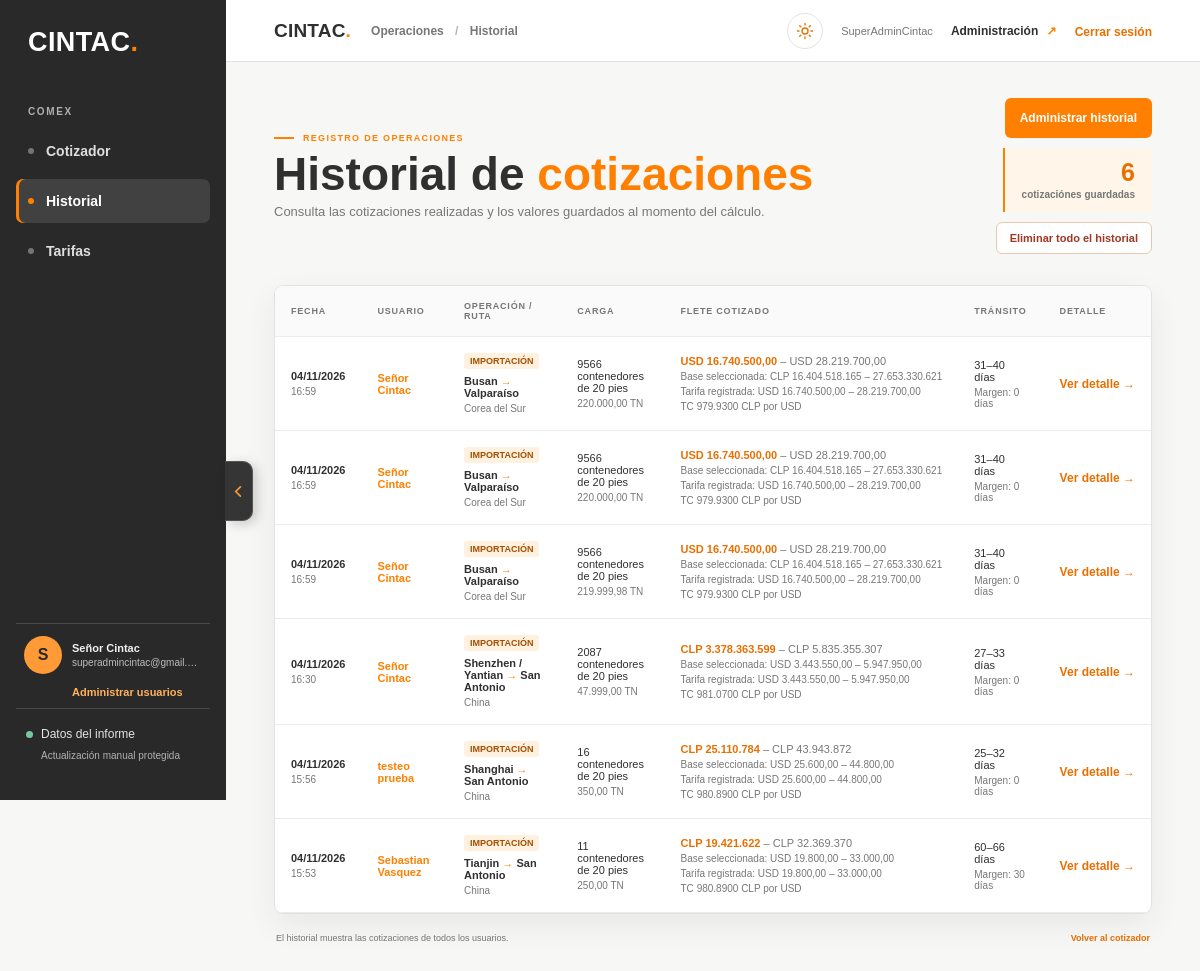
Page /historial/ (signed in) on the committed database.
### cotizador/models.py (models this page shows, shortened)
class QuoteHistory(models.Model):
    OPERATION_CHOICES = FreightRate.OPERATION_CHOICES
    user = models.ForeignKey(
        settings.AUTH_USER_MODEL,
        on_delete=models.CASCADE,
        related_name="quote_history",
    )
    rate = models.ForeignKey(
        FreightRate,
        on_delete=models.SET_NULL,
        related_name="saved_quotes",
        null=True,
        blank=True,
    )
    created_at = models.DateTimeField(auto_now_add=True)
    operation = models.CharField(max_length=6, choices=OPERATION_CHOICES)
    origin_port = models.CharField(max_length=120)
    origin_country = models.CharField(max_length=80)
    destination = models.CharField(max_length=120)
    carrier = models.CharField(max_length=120, blank=True)
    container_size = models.CharField(max_length=2)
    weight = models.DecimalField(max_digits=20, decimal_places=6)
    weight_unit = models.CharField(max_length=3)
    tonnes = models.DecimalField(max_digits=20, decimal_places=6)
    container_quantity = models.PositiveIntegerField()
    margin_days = models.PositiveIntegerField(default=0)
    source_currency = models.CharField(max_length=3)
    currency = models.CharField(max_length=3)
    exchange_rate = models.DecimalField(max_digits=18, decimal_places=4, null=True, blank=True)
    source_amount = models.DecimalField(max_digits=20, decimal_places=2, null=True, blank=True)
    source_amount_max = models.DecimalField(max_digits=20, decimal_places=2, null=True, blank=True)
    rate_currency = models.CharField(max_length=3, blank=True)
    rate_amount = models.DecimalField(max_digits=20, decimal_places=2, null=True, blank=True)
    rate_amount_max = models.DecimalField(max_digits=20, decimal_places=2, null=True, blank=True)
    amount = models.DecimalField(max_digits=20, decimal_places=2)
    amount_max = models.DecimalField(max_digits=20, decimal_places=2, null=True, blank=True)
    base_days = models.PositiveIntegerField()
    base_days_max = models.PositiveIntegerField(null=True, blank=True)
    total_days = models.PositiveIntegerField()
    total_days_max = models.PositiveIntegerField(null=True, blank=True)
    details = models.JSONField(default=dict, blank=True)
    class Meta:
        ordering = ["-created_at", "-pk"]
        constraints = [
            models.CheckConstraint(
                condition=models.Q(operation="import"),
                name="quotehistory_import_only",
            )
        ]

### cotizador/views.py (the view)
# urls.py: path('historial/', quote_history, name='quote_history'),
@never_cache
@login_required
def quote_history(request):
    history = QuoteHistory.objects.select_related("user")
    if not can_view_all_quotes(request.user):
        history = history.filter(user=request.user)
    page = Paginator(
        history,
        20,
    ).get_page(request.GET.get("page"))
    return render(
        request,
        "cotizador/history.html",
        {
            "page_obj": page,
            "quote_rows": [
                {
                    "quote": quote,
                    "amount": format_amount(quote.amount, quote.currency),
                    "amount_max": format_amount(quote.amount_max, quote.currency) if quote.amount_max is not None else "",
                    "source_amount": (
                        format_amount(quote.source_amount, quote.source_currency)
                        if quote.source_amount is not None
                        else ""
                    ),
                    "source_amount_max": (
                        format_amount(quote.source_amount_max, quote.source_currency)
                        if quote.source_amount_max is not None
                        else ""
                    ),
                    "rate_amount": format_amount(quote.rate_amount, quote.rate_currency)
                    if quote.rate_amount is not None
                    else "",
                    "rate_amount_max": format_amount(quote.rate_amount_max, quote.rate_currency)
                    if quote.rate_amount_max is not None
                    else "",
                    "tonnes": format_amount(quote.tonnes),
                    "detail_url": reverse("quote_history_detail", args=(quote.pk,)),
                }
                for quote in page.object_list
            ],
            "total_quotes": page.paginator.count,
            "can_manage_history": can_view_all_quotes(request.user),
            "can_clear_history": is_user_manager(request.user),
        },
    )

### cotizador/permissions.py (called while the page is built)
def is_tariff_admin(user):
    return user.is_authenticated and (
        user.is_superuser or user.groups.filter(name=TARIFF_ADMIN_GROUP).exists()
    )

def can_view_all_quotes(user):
    return is_tariff_admin(user)

def is_user_manager(user):
    return (
        user.is_authenticated
        and user.get_username() == USER_MANAGER_USERNAME
        and is_tariff_admin(user)
    )

### cotizador/services.py (called while the page is built)
def format_amount(amount, currency=None):
    if currency == "CLP":
        amount = Decimal(amount).quantize(Decimal("1"), rounding=ROUND_HALF_UP)
        formatted = f"{amount:,.0f}"
    else:
        formatted = f"{Decimal(amount):,.2f}"
    return formatted.translate(str.maketrans({",": ".", ".": ","}))

### cotizador/templates/cotizador/history.html (shortened to what this page needs)
{% load static %}
<!doctype html>
<html lang="es">
<head>
  <link rel="stylesheet" href="{% static 'cotizador/app.css' %}?v=14">
</head>
<body>
  <div class="shell">
    <aside class="rail">
      <a class="wordmark" href="{% url 'quote' %}" aria-label="CINTAC, inicio">CINTAC<span>.</span></a>
      <div class="rail-label">COMEX</div>
      <nav id="primary-navigation" aria-label="Navegación principal">
        <a class="nav-link" href="{% url 'quote' %}" title="Cotizador"><span class="nav-mark" aria-hidden="true"></span><span class="nav-label">Cotizador</span></a>
        <a class="nav-link active" href="{% url 'quote_history' %}" aria-current="page" title="Historial"><span class="nav-mark" aria-hidden="true"></span><span class="nav-label">Historial</span></a>
        <a class="nav-link" href="{% url 'rates' %}" title="Tarifas"><span class="nav-mark" aria-hidden="true"></span><span class="nav-label">Tarifas</span></a>
      </nav>
      {% include "cotizador/_profile_link.html" %}
      <div class="rail-foot"><span class="status-dot"></span>Datos del informe<br><small>Actualización manual protegida</small></div>
    </aside>
    <button class="rail-toggle" type="button" aria-controls="primary-navigation" aria-expanded="true" aria-label="Ocultar menú" title="Ocultar menú">
      <svg viewBox="0 0 16 16" aria-hidden="true"><path d="m10 3-5 5 5 5" /></svg>
    </button>
    <main class="main-area">
      <header class="topbar">
        <div class="topbar-start">
          <a class="topbar-brand" href="{% url 'quote' %}" aria-label="CINTAC, inicio">CINTAC<span>.</span></a>
          <div class="breadcrumb">Operaciones <span>/</span> Historial</div>
        </div>
        <div class="account-controls">
          <button class="theme-toggle" type="button" aria-pressed="false" aria-label="Activar modo oscuro" title="Activar modo oscuro">
            <svg class="theme-icon theme-icon-sun" viewBox="0 0 24 24" aria-hidden="true"><circle cx="12" cy="12" r="4" /><path d="M12 2v2m0 16v2M4.93 4.93l1.42 1.42m11.3 11.3 1.42 1.42M2 12h2m16 0h2M4.93 19.07l1.42-1.42m11.3-11.3 1.42-1.42" /></svg>
          </button>
          <span class="account-name">{{ request.user.username }}</span>
          <a class="admin-link" href="/admin/">Administración <span aria-hidden="true">↗</span></a>
          <form method="post" action="{% url 'logout' %}">
            <button class="logout-button" type="submit">Cerrar sesión</button>
          </form>
        </div>
      </header>
      <div class="page-wrap history-wrap">
        <section class="intro">
          <div>
            <div class="eyebrow"><span class="eyebrow-line"></span>REGISTRO DE OPERACIONES</div>
            <h1>Historial de <em>cotizaciones</em></h1>
            <p>Consulta las cotizaciones realizadas y los valores guardados al momento del cálculo.</p>
          </div>
          <div class="history-actions">
            {% if can_manage_history %}
              <a class="rates-add-button" href="{% url 'admin:cotizador_quotehistory_changelist' %}">Administrar historial</a>
            {% endif %}
            <div class="history-summary"><strong>{{ total_quotes }}</strong><span>cotización{% if total_quotes != 1 %}es{% endif %} guardada{% if total_quotes != 1 %}s{% endif %}</span></div>
            {% if can_clear_history and total_quotes %}
              <button class="history-clear-trigger" type="button" aria-haspopup="dialog" aria-controls="clear-history-dialog">
                Eliminar todo el historial
              </button>
            {% endif %}
          </div>
        </section>
        <section class="panel history-panel" aria-label="Cotizaciones guardadas">
          {% if quote_rows %}
            <div class="history-table-scroll">
              <table class="history-table">
                <thead>
                  <tr>
                    <th>Fecha</th>
                    <th>Usuario</th>
                    <th>Operación / ruta</th>
                    <th>Carga</th>
                    <th>Flete cotizado</th>
                    <th>Tránsito</th>
                    <th>Detalle</th>
                  </tr>
                </thead>
                <tbody>
                  {% for row in quote_rows %}
                    {% with quote=row.quote %}
                    <tr>
                      <td class="history-date">{{ quote.created_at|date:"d/m/Y" }}<span>{{ quote.created_at|date:"H:i" }}</span></td>
                      <td>{% firstof quote.user.get_full_name quote.user.username %}</td>
                      <td><span class="rates-operation">Importación</span><strong class="history-route">{{ quote.origin_port }} <span>→</span> {{ quote.destination }}</strong><span class="rates-muted">{{ quote.origin_country }}{% if quote.carrier %} · {{ quote.carrier }}{% endif %}</span></td>
                      <td>{{ quote.container_quantity }} contenedor{% if quote.container_quantity != 1 %}es{% endif %} de {{ quote.container_size }} pies<span class="rates-muted">{{ row.tonnes }} TN</span></td>
                      <td class="rates-price">{{ quote.currency }} {{ row.amount }}{% if row.amount_max %}<span> – {{ quote.currency }} {{ row.amount_max }}</span>{% endif %}<span class="rates-muted">Base seleccionada: {{ quote.source_currency }} {{ row.source_amount }}{% if row.source_amount_max %} – {{ row.source_amount_max }}{% endif %}</span>{% if quote.rate_currency %}<span class="rates-muted">Tarifa registrada: {{ quote.rate_currency }} {{ row.rate_amount }}{% if row.rate_amount_max %} – {{ row.rate_amount_max }}{% endif %}</span>{% endif %}<span class="rates-muted">TC {{ quote.exchange_rate }} CLP por USD</span></td>
                      <td>{{ quote.total_days }}{% if quote.total_days_max is not None %}–{{ quote.total_days_max }}{% endif %} días<span class="rates-muted">Margen: {{ quote.margin_days }} días</span></td>
                      <td><a class="history-detail-link" href="{{ row.detail_url }}">Ver detalle <span aria-hidden="true">→</span></a></td>
                    </tr>
                    {% endwith %}
                  {% endfor %}
                </tbody>
              </table>
            </div>
          {% endif %}
        </section>
        <footer class="page-foot"><span>{% if can_manage_history %}El historial muestra las cotizaciones de todos los usuarios.{% else %}El historial muestra las cotizaciones de tu usuario.{% endif %}</span><a href="{% url 'quote' %}">Volver al cotizador</a></footer>
      </div>
    </main>
  </div>
</body>
</html>

### cotizador/templates/cotizador/_profile_link.html
<a class="account-profile-link{% if active_page == 'profile' %} active{% endif %}" href="{% url 'user_profile' %}"{% if active_page == 'profile' %} aria-current="page"{% endif %} title="Revisar mi perfil">
  {% if request.user.profile.avatar %}
    <img class="account-profile-avatar" src="{{ request.user.profile.avatar.url }}" alt="">
  {% else %}
    <span class="account-profile-avatar account-profile-initial" aria-hidden="true">{{ request.user.first_name|default:request.user.username|slice:":1"|upper }}</span>
  {% endif %}
  <span class="account-profile-copy">
    <strong>{% firstof request.user.get_full_name request.user.username %}</strong>
    <small>{{ request.user.email|default:"Completa tu perfil" }}</small>
  </span>
</a>
{% if request.user.username == "SuperAdminCintac" %}
  <a class="user-management-shortcut{% if active_page == 'users' %} active{% endif %}" href="{% url 'manage_users' %}"{% if active_page == 'users' %} aria-current="page"{% endif %}>
    Administrar usuarios
  </a>
{% endif %}

### rows in the picture
QuoteHistory: quote.created_at "04/11/2026", quote.created_at "16:59", user.last_name "Señor Cintac", quote.origin_port "Busan", quote.destination "Valparaíso", quote.origin_country "Corea del Sur", quote.container_quantity "9566", quote.container_size "20", tonnes "220.000,00", quote.currency "USD", amount "16.740.500,00", amount_max "28.219.700,00", quote.source_currency "CLP", source_amount "16.404.518.165", source_amount_max "27.653.330.621", quote.rate_currency "USD", rate_amount "16.740.500,00", rate_amount_max "28.219.700,00", quote.exchange_rate "979.9300", quote.total_days "31", quote.total_days_max "40", quote.margin_days "0"
QuoteHistory: quote.created_at "04/11/2026", quote.created_at "16:59", user.last_name "Señor Cintac", quote.origin_port "Busan", quote.destination "Valparaíso", quote.origin_country "Corea del Sur", quote.container_quantity "9566", quote.container_size "20", tonnes "220.000,00", quote.currency "USD", amount "16.740.500,00", amount_max "28.219.700,00", quote.source_currency "CLP", source_amount "16.404.518.165", source_amount_max "27.653.330.621", quote.rate_currency "USD", rate_amount "16.740.500,00", rate_amount_max "28.219.700,00", quote.exchange_rate "979.9300", quote.total_days "31", quote.total_days_max "40", quote.margin_days "0"
QuoteHistory: quote.created_at "04/11/2026", quote.created_at "16:59", user.last_name "Señor Cintac", quote.origin_port "Busan", quote.destination "Valparaíso", quote.origin_country "Corea del Sur", quote.container_quantity "9566", quote.container_size "20", tonnes "219.999,98", quote.currency "USD", amount "16.740.500,00", amount_max "28.219.700,00", quote.source_currency "CLP", source_amount "16.404.518.165", source_amount_max "27.653.330.621", quote.rate_currency "USD", rate_amount "16.740.500,00", rate_amount_max "28.219.700,00", quote.exchange_rate "979.9300", quote.total_days "31", quote.total_days_max "40", quote.margin_days "0"
QuoteHistory: quote.created_at "04/11/2026", quote.created_at "16:30", user.last_name "Señor Cintac", quote.origin_port "Shenzhen / Yantian", quote.destination "San Antonio", quote.origin_country "China", quote.container_quantity "2087", quote.container_size "20", tonnes "47.999,00", quote.currency "CLP", amount "3.378.363.599", amount_max "5.835.355.307", quote.source_currency "USD", source_amount "3.443.550,00", source_amount_max "5.947.950,00", quote.rate_currency "USD", rate_amount "3.443.550,00", rate_amount_max "5.947.950,00", quote.exchange_rate "981.0700", quote.total_days "27", quote.total_days_max "33", quote.margin_days "0"
QuoteHistory: quote.created_at "04/11/2026", quote.created_at "15:56", user.last_name "testeo prueba", quote.origin_port "Shanghai", quote.destination "San Antonio", quote.origin_country "China", quote.container_quantity "16", quote.container_size "20", tonnes "350,00", quote.currency "CLP", amount "25.110.784", amount_max "43.943.872", quote.source_currency "USD", source_amount "25.600,00", source_amount_max "44.800,00", quote.rate_currency "USD", rate_amount "25.600,00", rate_amount_max "44.800,00", quote.exchange_rate "980.8900", quote.total_days "25", quote.total_days_max "32", quote.margin_days "0"
QuoteHistory: quote.created_at "04/11/2026", quote.created_at "15:53", user.last_name "Sebastian Vasquez", quote.origin_port "Tianjin", quote.destination "San Antonio", quote.origin_country "China", quote.container_quantity "11", quote.container_size "20", tonnes "250,00", quote.currency "CLP", amount "19.421.622", amount_max "32.369.370", quote.source_currency "USD", source_amount "19.800,00", source_amount_max "33.000,00", quote.rate_currency "USD", rate_amount "19.800,00", rate_amount_max "33.000,00", quote.exchange_rate "980.8900", quote.total_days "60", quote.total_days_max "66", quote.margin_days "30"

### other values in the picture
{{ request.user.first_name|default:request.user.username|slice:":1"|upper }} "S"
{{ request.user.email|default:"Completa tu perfil" }} "superadmincintac@gmail.…"
{{ request.user.username }} "SuperAdminCintac"
{{ total_quotes }} "6"
